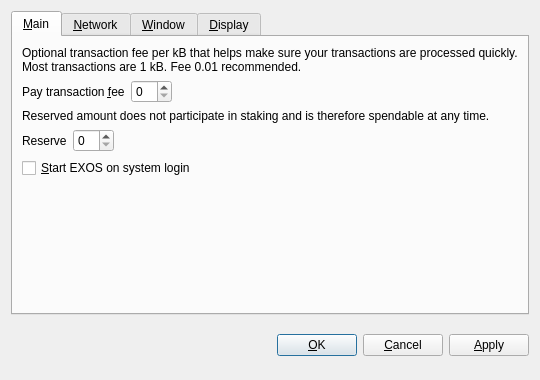
<?xml version="1.0" encoding="UTF-8"?>
<ui version="4.0">
 <class>OptionsDialog</class>
 <widget class="QDialog" name="OptionsDialog">
  <property name="geometry">
   <rect>
    <x>0</x>
    <y>0</y>
    <width>540</width>
    <height>380</height>
   </rect>
  </property>
  <property name="windowTitle">
   <string>Options</string>
  </property>
  <property name="modal">
   <bool>true</bool>
  </property>
  <layout class="QVBoxLayout" name="verticalLayout">
   <item>
    <widget class="QTabWidget" name="tabWidget">
     <property name="tabPosition">
      <enum>QTabWidget::North</enum>
     </property>
     <property name="currentIndex">
      <number>0</number>
     </property>
     <widget class="QWidget" name="tabMain">
      <attribute name="title">
       <string>&amp;Main</string>
      </attribute>
      <layout class="QVBoxLayout" name="verticalLayout_Main">
       <item>
        <widget class="QLabel" name="transactionFeeInfoLabel">
         <property name="text">
          <string>Optional transaction fee per kB that helps make sure your transactions are processed quickly. Most transactions are 1 kB. Fee 0.01 recommended.</string>
         </property>
         <property name="textFormat">
          <enum>Qt::PlainText</enum>
         </property>
         <property name="wordWrap">
          <bool>true</bool>
         </property>
        </widget>
       </item>
       <item>
        <layout class="QHBoxLayout" name="horizontalLayoutFee">
         <item>
          <widget class="QLabel" name="transactionFeeLabel">
           <property name="text">
            <string>Pay transaction &amp;fee</string>
           </property>
           <property name="textFormat">
            <enum>Qt::PlainText</enum>
           </property>
           <property name="buddy">
            <cstring>transactionFee</cstring>
           </property>
          </widget>
         </item>
         <item>
          <widget class="BitcoinAmountField" name="transactionFee"/>
         </item>
         <item>
          <spacer name="horizontalSpacerFee">
           <property name="orientation">
            <enum>Qt::Horizontal</enum>
           </property>
           <property name="sizeHint" stdset="0">
            <size>
             <width>40</width>
             <height>20</height>
            </size>
           </property>
          </spacer>
         </item>
        </layout>
       </item>
       <item>
        <widget class="QLabel" name="reserveBalanceInfoLabel">
         <property name="text">
          <string>Reserved amount does not participate in staking and is therefore spendable at any time.</string>
         </property>
         <property name="textFormat">
          <enum>Qt::PlainText</enum>
         </property>
         <property name="wordWrap">
          <bool>true</bool>
         </property>
        </widget>
       </item>
       <item>
        <layout class="QHBoxLayout" name="horizontalLayoutReserveBalance">
         <item>
          <widget class="QLabel" name="reserveBalanceLabel">
           <property name="text">
            <string>Reserve</string>
           </property>
           <property name="textFormat">
            <enum>Qt::PlainText</enum>
           </property>
           <property name="buddy">
            <cstring>reserveBalance</cstring>
           </property>
          </widget>
         </item>
         <item>
          <widget class="BitcoinAmountField" name="reserveBalance"/>
         </item>
         <item>
          <spacer name="horizontalSpacerReserveBalance">
           <property name="orientation">
            <enum>Qt::Horizontal</enum>
           </property>
           <property name="sizeHint" stdset="0">
            <size>
             <width>40</width>
             <height>20</height>
            </size>
           </property>
          </spacer>
         </item>
        </layout>
       </item>
       <item>
        <widget class="QCheckBox" name="bitcoinAtStartup">
         <property name="toolTip">
          <string>Automatically start EXOS after logging in to the system.</string>
         </property>
         <property name="text">
          <string>&amp;Start EXOS on system login</string>
         </property>
        </widget>
       </item>
       <item>
        <spacer name="verticalSpacer_Main">
         <property name="orientation">
          <enum>Qt::Vertical</enum>
         </property>
         <property name="sizeHint" stdset="0">
          <size>
           <width>20</width>
           <height>40</height>
          </size>
         </property>
        </spacer>
       </item>
      </layout>
     </widget>
     <widget class="QWidget" name="tabNetwork">
      <attribute name="title">
       <string>&amp;Network</string>
      </attribute>
      <layout class="QVBoxLayout" name="verticalLayout_Network">
       <item>
        <widget class="QCheckBox" name="mapPortUpnp">
         <property name="toolTip">
          <string>Automatically open the EXOS client port on the router. This only works when your router supports UPnP and it is enabled.</string>
         </property>
         <property name="text">
          <string>Map port using &amp;UPnP</string>
         </property>
        </widget>
       </item>
       <item>
        <widget class="QCheckBox" name="connectSocks">
         <property name="toolTip">
          <string>Connect to the EXOS network through a SOCKS5 proxy (e.g. when connecting through Tor).</string>
         </property>
         <property name="text">
          <string>&amp;Connect through SOCKS5 proxy:</string>
         </property>
        </widget>
       </item>
       <item>
        <layout class="QHBoxLayout" name="horizontalLayout_Network">
         <item>
          <widget class="QLabel" name="proxyIpLabel">
           <property name="text">
            <string>Proxy &amp;IP:</string>
           </property>
           <property name="textFormat">
            <enum>Qt::PlainText</enum>
           </property>
           <property name="buddy">
            <cstring>proxyIp</cstring>
           </property>
          </widget>
         </item>
         <item>
          <widget class="QValidatedLineEdit" name="proxyIp">
           <property name="maximumSize">
            <size>
             <width>140</width>
             <height>16777215</height>
            </size>
           </property>
           <property name="toolTip">
            <string>IP address of the proxy (e.g. 127.0.0.1)</string>
           </property>
          </widget>
         </item>
         <item>
          <widget class="QLabel" name="proxyPortLabel">
           <property name="text">
            <string>&amp;Port:</string>
           </property>
           <property name="textFormat">
            <enum>Qt::PlainText</enum>
           </property>
           <property name="buddy">
            <cstring>proxyPort</cstring>
           </property>
          </widget>
         </item>
         <item>
          <widget class="QLineEdit" name="proxyPort">
           <property name="maximumSize">
            <size>
             <width>55</width>
             <height>16777215</height>
            </size>
           </property>
           <property name="toolTip">
            <string>Port of the proxy (e.g. 9050)</string>
           </property>
          </widget>
         </item>
         <item>
          <spacer name="horizontalSpacer_Network">
           <property name="orientation">
            <enum>Qt::Horizontal</enum>
           </property>
           <property name="sizeHint" stdset="0">
            <size>
             <width>40</width>
             <height>20</height>
            </size>
           </property>
          </spacer>
         </item>
        </layout>
       </item>
       <item>
        <spacer name="verticalSpacer_Network">
         <property name="orientation">
          <enum>Qt::Vertical</enum>
         </property>
         <property name="sizeHint" stdset="0">
          <size>
           <width>20</width>
           <height>40</height>
          </size>
         </property>
        </spacer>
       </item>
      </layout>
     </widget>
     <widget class="QWidget" name="tabWindow">
      <attribute name="title">
       <string>&amp;Window</string>
      </attribute>
      <layout class="QVBoxLayout" name="verticalLayout_Window">
       <item>
        <widget class="QCheckBox" name="minimizeToTray">
         <property name="toolTip">
          <string>Show only a tray icon after minimizing the window.</string>
         </property>
         <property name="text">
          <string>&amp;Minimize to the tray instead of the taskbar</string>
         </property>
        </widget>
       </item>
       <item>
        <widget class="QCheckBox" name="minimizeOnClose">
         <property name="toolTip">
          <string>Minimize instead of exit the application when the window is closed. When this option is enabled, the application will be closed only after selecting Quit in the menu.</string>
         </property>
         <property name="text">
          <string>M&amp;inimize on close</string>
         </property>
        </widget>
       </item>
       <item>
        <spacer name="verticalSpacer_Window">
         <property name="orientation">
          <enum>Qt::Vertical</enum>
         </property>
         <property name="sizeHint" stdset="0">
          <size>
           <width>20</width>
           <height>40</height>
          </size>
         </property>
        </spacer>
       </item>
      </layout>
     </widget>
     <widget class="QWidget" name="tabDisplay">
      <attribute name="title">
       <string>&amp;Display</string>
      </attribute>
      <layout class="QVBoxLayout" name="verticalLayout_Display">
       <item>
        <layout class="QHBoxLayout" name="horizontalLayout_1_Display">
         <item>
          <widget class="QLabel" name="langLabel">
           <property name="text">
            <string>User Interface &amp;language:</string>
           </property>
           <property name="textFormat">
            <enum>Qt::PlainText</enum>
           </property>
           <property name="buddy">
            <cstring>lang</cstring>
           </property>
          </widget>
         </item>
         <item>
          <widget class="QValueComboBox" name="lang">
           <property name="toolTip">
            <string>The user interface language can be set here. This setting will take effect after restarting EXOS.</string>
           </property>
          </widget>
         </item>
        </layout>
       </item>
       <item>
        <layout class="QHBoxLayout" name="horizontalLayout_2_Display">
         <item>
          <widget class="QLabel" name="unitLabel">
           <property name="text">
            <string>&amp;Unit to show amounts in:</string>
           </property>
           <property name="textFormat">
            <enum>Qt::PlainText</enum>
           </property>
           <property name="buddy">
            <cstring>unit</cstring>
           </property>
          </widget>
         </item>
         <item>
          <widget class="QValueComboBox" name="unit">
           <property name="toolTip">
            <string>Choose the default subdivision unit to show in the interface and when sending coins.</string>
           </property>
          </widget>
         </item>
        </layout>
       </item>
       <item>
        <widget class="QCheckBox" name="coinControlFeatures">
         <property name="toolTip">
          <string>Whether to show coin control features or not.</string>
         </property>
         <property name="text">
          <string>Display coin &amp;control features (experts only!)</string>
         </property>
        </widget>
       </item>
       <item>
        <widget class="QCheckBox" name="useBlackTheme">
         <property name="text">
          <string>Use black visual theme (requires restart)</string>
         </property>
        </widget>
       </item>
       <item>
        <spacer name="verticalSpacer_Display">
         <property name="orientation">
          <enum>Qt::Vertical</enum>
         </property>
         <property name="sizeHint" stdset="0">
          <size>
           <width>20</width>
           <height>40</height>
          </size>
         </property>
        </spacer>
       </item>
      </layout>
     </widget>
    </widget>
   </item>
   <item>
    <layout class="QHBoxLayout" name="horizontalLayout_Buttons">
     <item>
      <spacer name="horizontalSpacer_1">
       <property name="orientation">
        <enum>Qt::Horizontal</enum>
       </property>
       <property name="sizeHint" stdset="0">
        <size>
         <width>40</width>
         <height>48</height>
        </size>
       </property>
      </spacer>
     </item>
     <item>
      <widget class="QLabel" name="statusLabel">
       <property name="font">
        <font>
         <weight>75</weight>
         <bold>true</bold>
        </font>
       </property>
       <property name="text">
        <string/>
       </property>
       <property name="textFormat">
        <enum>Qt::PlainText</enum>
       </property>
       <property name="wordWrap">
        <bool>true</bool>
       </property>
      </widget>
     </item>
     <item>
      <spacer name="horizontalSpacer_2">
       <property name="orientation">
        <enum>Qt::Horizontal</enum>
       </property>
       <property name="sizeHint" stdset="0">
        <size>
         <width>40</width>
         <height>48</height>
        </size>
       </property>
      </spacer>
     </item>
     <item>
      <widget class="QPushButton" name="okButton">
       <property name="text">
        <string>&amp;OK</string>
       </property>
      </widget>
     </item>
     <item>
      <widget class="QPushButton" name="cancelButton">
       <property name="text">
        <string>&amp;Cancel</string>
       </property>
       <property name="autoDefault">
        <bool>false</bool>
       </property>
      </widget>
     </item>
     <item>
      <widget class="QPushButton" name="applyButton">
       <property name="text">
        <string>&amp;Apply</string>
       </property>
       <property name="autoDefault">
        <bool>false</bool>
       </property>
      </widget>
     </item>
    </layout>
   </item>
  </layout>
 </widget>
 <customwidgets>
  <customwidget>
   <class>BitcoinAmountField</class>
   <extends>QSpinBox</extends>
   <header>bitcoinamountfield.h</header>
  </customwidget>
  <customwidget>
   <class>QValueComboBox</class>
   <extends>QComboBox</extends>
   <header>qvaluecombobox.h</header>
  </customwidget>
  <customwidget>
   <class>QValidatedLineEdit</class>
   <extends>QLineEdit</extends>
   <header>qvalidatedlineedit.h</header>
  </customwidget>
 </customwidgets>
 <resources/>
 <connections/>
</ui>
